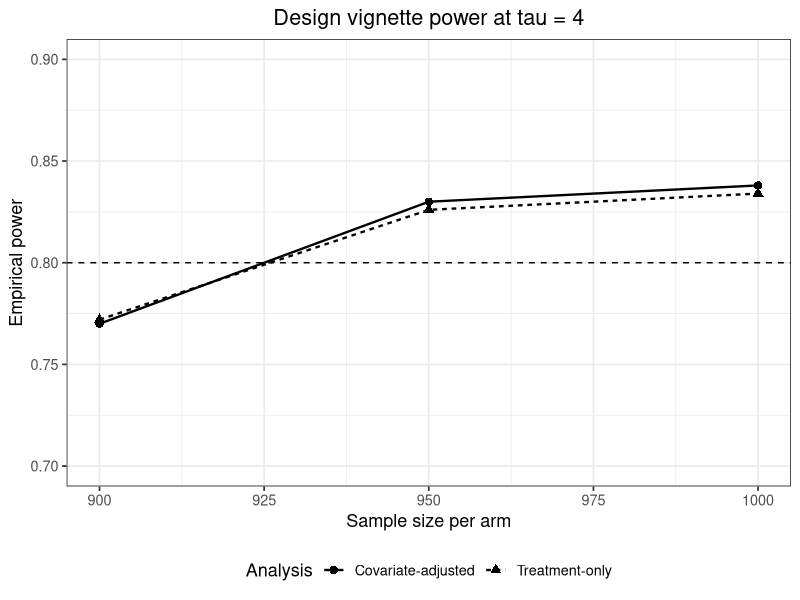
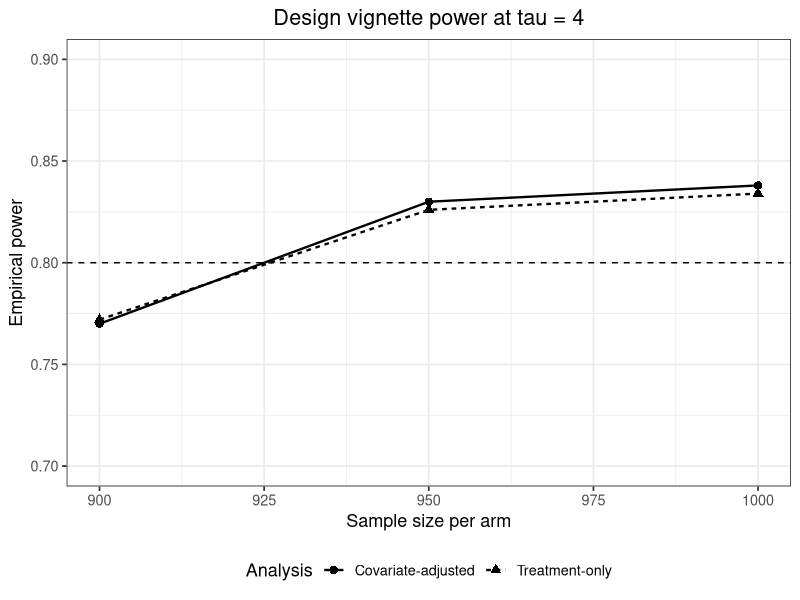
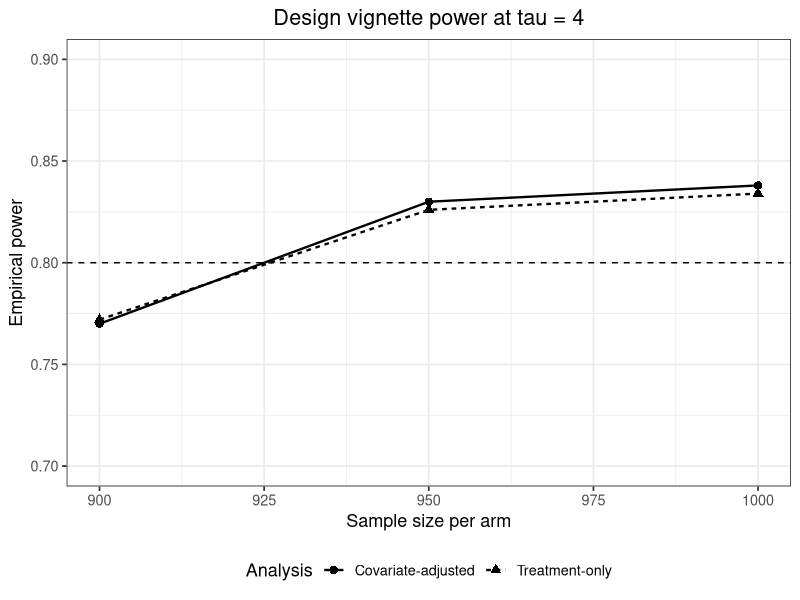

Write the R code that produced these figures, in order.
library(ggplot2)

# Read confirmatory design-vignette result
power_confirm <- read.csv("design_vignette_power_confirm.csv")

# Convert from wide to long format without extra packages
power_long <- data.frame(
  N_per_arm = rep(power_confirm$N_per_arm, times = 2),
  power = c(power_confirm$power_adjusted,
            power_confirm$power_treatment_only),
  analysis = rep(c("Covariate-adjusted", "Treatment-only"),
                 each = nrow(power_confirm))
)

# Print to check
print(power_confirm)
print(power_long)

# Plot
p <- ggplot(power_long,
            aes(x = N_per_arm,
                y = power,
                group = analysis,
                linetype = analysis,
                shape = analysis)) +
  geom_line(linewidth = 0.8) +
  geom_point(size = 2.5) +
  geom_hline(yintercept = 0.80, linetype = "dashed") +
  scale_y_continuous(limits = c(0.7, 0.9)) +
  labs(
    title = "Design vignette power at tau = 4",
    x = "Sample size per arm",
    y = "Empirical power",
    linetype = "Analysis",
    shape = "Analysis"
  ) +
  theme_bw(base_size = 13) +
  theme(
    plot.title = element_text(hjust = 0.5),
    legend.position = "bottom"
  )

print(p)

# Save figure
ggsave("design_vignette_power_confirm.pdf", p, width = 6, height = 4)
ggsave("design_vignette_power_confirm.png", p, width = 6, height = 4, dpi = 300)
